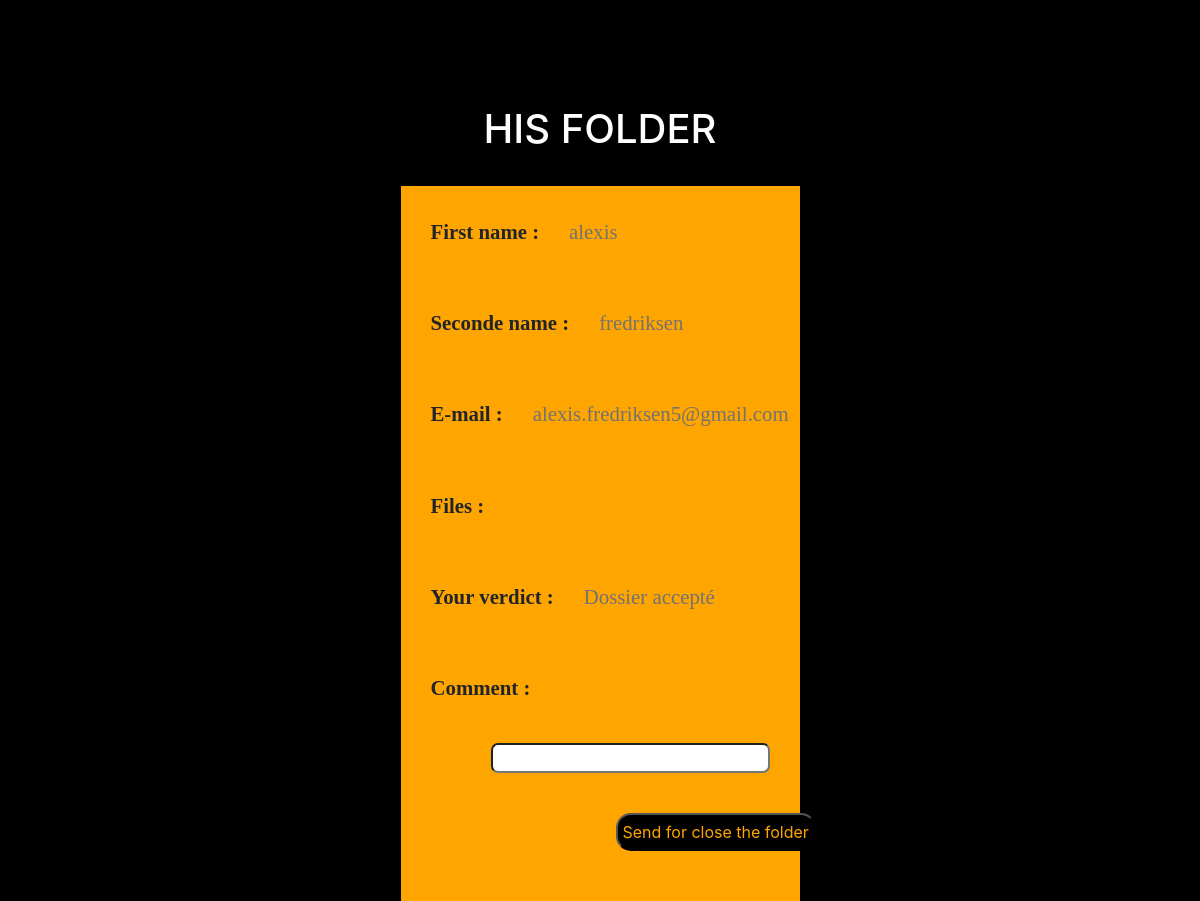
The page /workflow/final on the database as committed earlier.
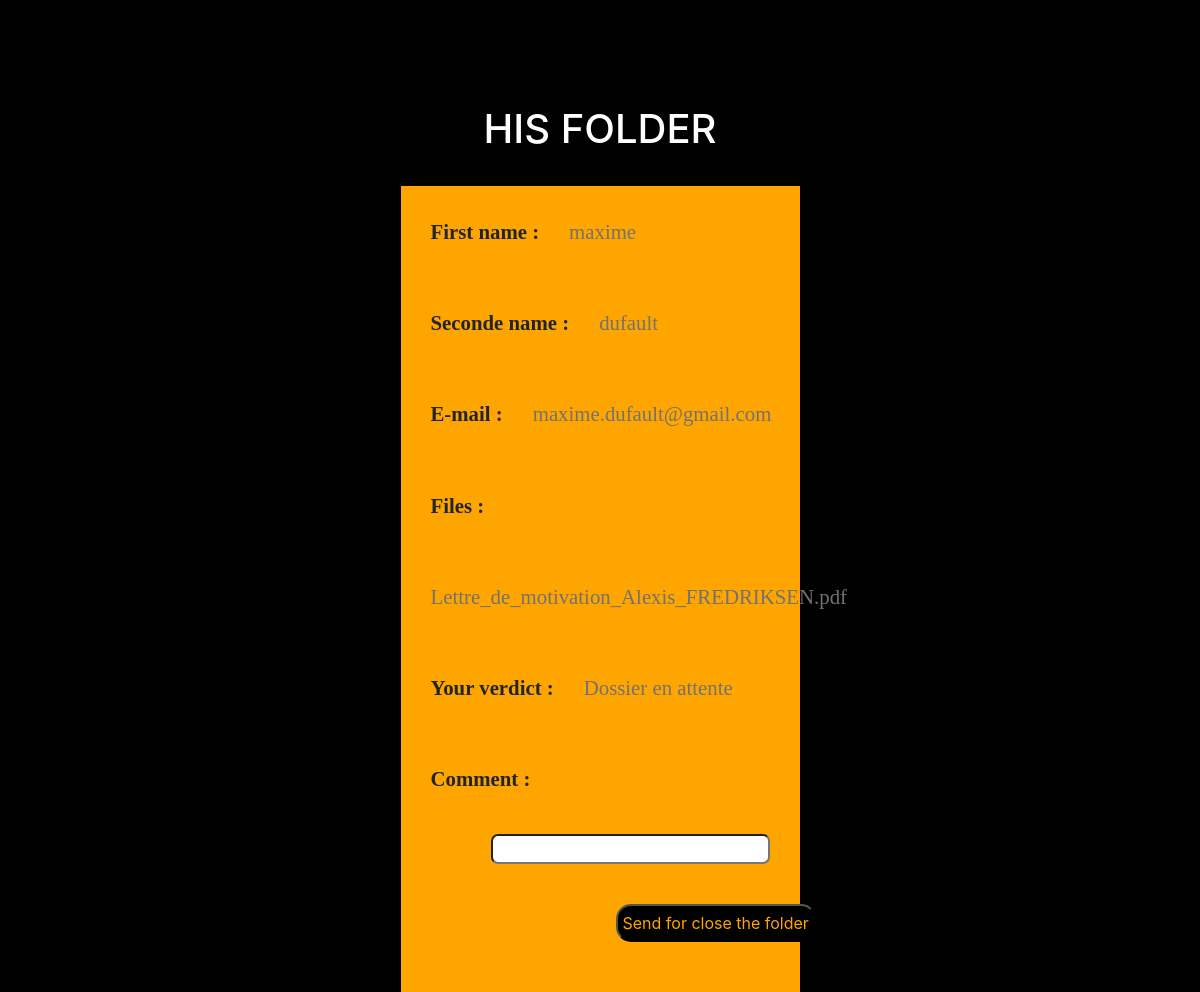
The same page on the database as committed later.
### workflow/models.py (models this page shows)
class File(models.Model):
    f_name = models.CharField(max_length=30)
    s_name = models.CharField(max_length=30)
    mail = models.CharField(max_length=30)
    File = models.FileField(blank=True)
    verdict = models.CharField(max_length=30)

### workflow/views.py (the view, shortened to what this page needs)
# urls.py: path('final', views.workfinal, name='final'),
def workfinal(request):
    Files=File.objects.latest('id')
    contextt={'Files':Files}
    return render(request, 'workflow/final.html', contextt)

### templates/workflow/final.html (shortened to what this page needs)
{% load static %}
<!DOCTYPE html>
<html>
<head>
	<link rel="stylesheet" href="https://stackpath.bootstrapcdn.com/bootstrap/4.1.3/css/bootstrap.min.css">
	<link rel="stylesheet" href="https://use.fontawesome.com/releases/v5.6.1/css/all.css">
    <form enctype="multipart/form-data" action="" method="post">
        <div class="container contenue">
            <h1>His folder</h1>
                <div class="container-fluid formulaire">
                    <div class="row">
                        <label name="f_name" class="text" for="fname">First name :</label>
                        <p class="text1">{{ Files.f_name }}</p>
                    </div>
                    <div class="row">
                        <label name="s_name" class="text" for="sname">Seconde name :</label>
                        <p class="text1">{{ Files.s_name }}</p>
                    </div>
                    <div class="row">
                        <label name="mail" class="text" for="mail">E-mail :</label>
                        <p class="text1">{{ Files.mail }}</p>
                    </div>
                    <div class="row">
                        <label name="files" class="text" for="files">Files :</label>
                        <p class="text1">{{ Files.File }}</p>
                    </div>
                    <div class="row">
                        <label name="files" class="text" for="files">Your verdict :</label>
                        <p class="text1">{{ Files.verdict }}</p>
                    </div>
                    <div class="row">
                        <label name="comment" class="text" for="comment">Comment :</label>
                        <input name="comment" type="text" id="form">
                    </div>
                    <div class="row">
                        <div class="col">
                            <input type="submit" value="Send for close the folder" class="submit">
                        </div>
                    </div>
                </div>
        </div>
    </form>
</body>
</html>

### templates/workflow/final.html (style rules this page uses)
.contenue { margin-top: 10vh; height: 85vh; width: 50%; background-color: #e3e0e000; }
.contenue h1 { text-align: center; padding-top: 25px; padding-bottom: 25px; color: white; text-transform: uppercase; }
#form { width: 70%; display: flex; justify-content: center; align-content: center; text-align: center; margin: 10px; border-radius: 7px; margin-left: 90px; }
.formulaire { background-color: orange; width: 70%; }
.text { display: flex; float: right; font-family: 'Roboto Slab', serif; font-size: 1.3em; margin: 20px 0px 0px 150px; font-weight: 700; margin: 30px 0px 30px 30px; }
.text1 { display: flex; font-family: 'Roboto Slab', serif; font-size: 1.3em; margin: 30px 0px 30px 30px; color: rgb(114, 114, 114); }
.submit { display: flex; margin: 30px 30px 50px 200px; border-radius: 15px; padding: 5px; color: orange; background-color: black; }

Rows that differ between the two databases and show on the page:
removed File: f_name "alexis", s_name "fredriksen", mail "alexis.fredriksen5@gmail.com", verdict "Dossier accepté"
added File: f_name "maxime", s_name "dufault", mail "maxime.dufault@gmail.com", File "Lettre_de_motivation_Alexis_FREDRIKSEN.pdf", verdict "Dossier en attente"
